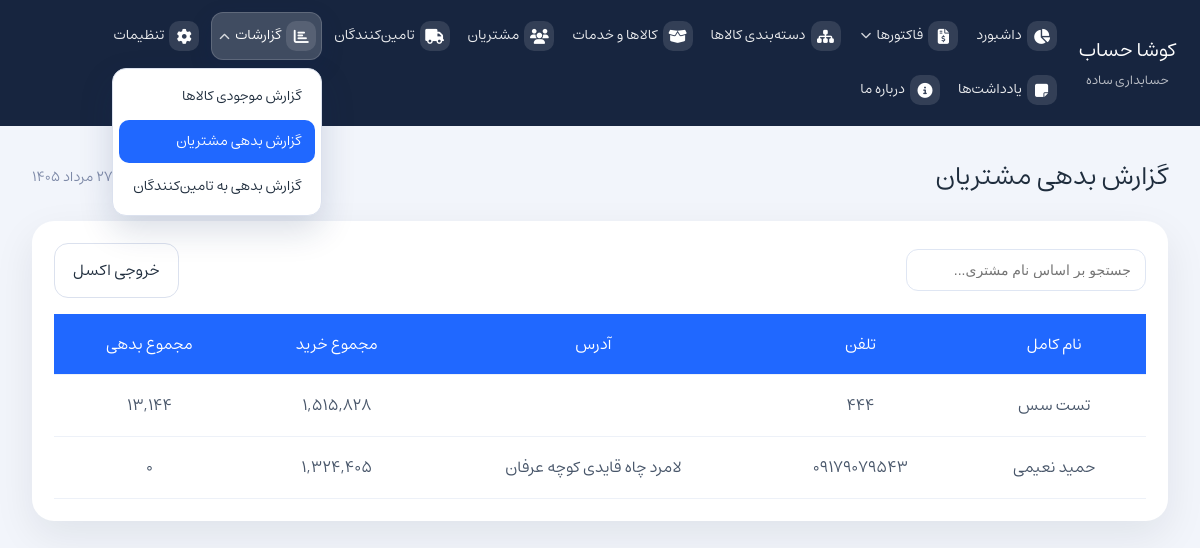
The page /?page=report-customer-debt on the database its author committed.
### tables this page shows
CREATE TABLE `customers` (
  `id` int NOT NULL AUTO_INCREMENT,
  `first_name` varchar(120) NOT NULL,
  `last_name` varchar(120) NOT NULL,
  `national_code` varchar(20) DEFAULT NULL,
  `phone` varchar(40) NOT NULL,
  `economic_code` varchar(80) DEFAULT NULL,
  `registration_number` varchar(80) DEFAULT NULL,
  `address` text,
  `postal_code` varchar(40) DEFAULT NULL,
  `note` text,
  `total_spent` decimal(14,2) NOT NULL DEFAULT '0.00',
  `debt` decimal(14,2) NOT NULL DEFAULT '0.00',
  `created_at` timestamp NULL DEFAULT CURRENT_TIMESTAMP,
  PRIMARY KEY (`id`)
);

### pages/report-customer-debt.php (the view, shortened to what this page needs)
<?php
require_once __DIR__ . '/../assets/php/db.php';
$rows = [];
$query = "
    SELECT
        c.id,
        CONCAT(c.first_name, ' ', c.last_name) AS full_name,
        c.phone,
        c.address,
        COALESCE(SUM(CASE WHEN i.type = 'sales_invoice' THEN i.payable_amount ELSE 0 END), 0) AS total_purchases,
        COALESCE(SUM(CASE WHEN i.type = 'sales_invoice' AND i.payment_status IN ('unpaid', 'partial') THEN i.payable_amount ELSE 0 END), 0) AS debt
    FROM customers c
    LEFT JOIN invoices i ON c.id = i.customer_id
    GROUP BY c.id, c.first_name, c.last_name, c.phone, c.address
    ORDER BY c.created_at DESC
";
$result = $mysqli->query($query);
if ($result) {
    while ($row = $result->fetch_assoc()) {
        $rows[] = $row;
    }
}
?>
<div class="card">
    <div class="page-actions">
        <a href="assets/php/report_customer_debt_export.php" class="button-secondary" id="exportCustomerDebtBtn">خروجی اکسل</a>
        <div class="filter-panel">
            <input type="search" id="customerDebtSearch" placeholder="جستجو بر اساس نام مشتری...">
        </div>
    </div>
    <div class="table-wrapper">
        <table class="action-table" id="customerDebtReportTable">
            <thead>
                <tr>
                    <th>نام کامل</th>
                    <th>تلفن</th>
                    <th>آدرس</th>
                    <th>مجموع خرید</th>
                    <th>مجموع بدهی</th>
                </tr>
            </thead>
            <tbody>
                <?php if (count($rows) === 0): ?>
                    <tr class="empty-state-row"><td colspan="5" class="empty-state">مشتری‌ای یافت نشد</td></tr>
                <?php else: ?>
                    <?php foreach ($rows as $r): ?>
                        <tr class="customer-debt-row"
                            data-name="<?php echo htmlspecialchars($r['full_name'], ENT_QUOTES, 'UTF-8'); ?>">
                            <td><?php echo htmlspecialchars($r['full_name'], ENT_QUOTES, 'UTF-8'); ?></td>
                            <td><?php echo htmlspecialchars($r['phone'], ENT_QUOTES, 'UTF-8'); ?></td>
                            <td><?php echo nl2br(htmlspecialchars($r['address'], ENT_QUOTES, 'UTF-8')); ?></td>
                            <td><?php echo number_format((float) $r['total_purchases']); ?></td>
                            <td><?php echo number_format((float) $r['debt']); ?></td>
                        </tr>
                    <?php endforeach; ?>
                <?php endif; ?>
            </tbody>
        </table>
    </div>
</div>

### assets/css/style.css (style rules this page uses)
body { font-family: estedad, sans-serif; direction: rtl; text-align: right; text-rendering: optimizeLegibility; -webkit-font-smoothing: antialiased; line-height: 1.8; margin: 0; }
:root { --bg: #f2f5fb; --surface: #ffffff; --surface-strong: #edf1f8; --text: #1f2d3d; --muted: #7e8aa8; --primary: #2068ff; --primary-soft: #e8f0ff; --accent: #21b24a; --danger: #f05a5a; }
* { box-sizing: border-box; }
html, body { margin: 0; min-height: 100%; background: var(--bg); color: var(--text); }
body { direction: rtl; }
.card { background: var(--surface); border-radius: 22px; padding: 22px; box-shadow: 0 15px 40px rgba(15, 23, 42, 0.08); }
.table-wrapper { width: 100%; overflow-x: auto; }
.action-table { width: 100%; border-collapse: collapse; min-width: 620px; }
.action-table th, .action-table td { padding: 16px 18px; text-align: center; border-bottom: 1px solid #edf1f8; color: #475569; }
.action-table th { background: #2068ff; color: #fff; font-weight: 600; }
.page-actions { align-items: center; gap: 12px; margin-bottom: 16px; flex-direction: row-reverse; display: flex; justify-content: space-between; }
.filter-panel { display: flex; align-items: center; gap: 10px; flex-wrap: wrap; direction: rtl; order:2; }
.filter-panel input[type="search"], .filter-panel select { min-width: 170px; }
.filter-panel input[type="search"] { width: 240px; }
.button, .button-secondary, .button-danger { display: inline-flex; align-items: center; gap: 8px; padding: 12px 18px; border-radius: 14px; border: none; cursor: pointer; font-weight: 600; text-decoration: none; }
.button-secondary { background: #fff; color: var(--text); border: 1px solid #dbe1ee; }
.filter-panel { display: flex; gap: 12px; flex-wrap: unset; align-items: center; }
.filter-panel select, .filter-panel input, .form-row input, .form-row textarea, .form-row select { width: 100%; border: 1px solid #dfe6f3; border-radius: 12px; padding: 12px 14px; background: #fff; color: var(--text); font-size: 14px; }

### rows shown on the page
customers: full_name "تست سس", phone "444", total_purchases "1,515,828", debt "13,144"
customers: full_name "حمید نعیمی", phone "09179079543", address "لامرد چاه قایدی کوچه عرفان", total_purchases "1,324,405", debt "0"

### other values the page prints
$label "داشبورد"
$label "دسته‌بندی کالاها"
$label "کالاها و خدمات"
$label "مشتریان"
$label "تامین‌کنندگان"
$label "تنظیمات"
$label "یادداشت‌ها"
$label "درباره ما"
$pages[$page] "گزارش بدهی مشتریان"
